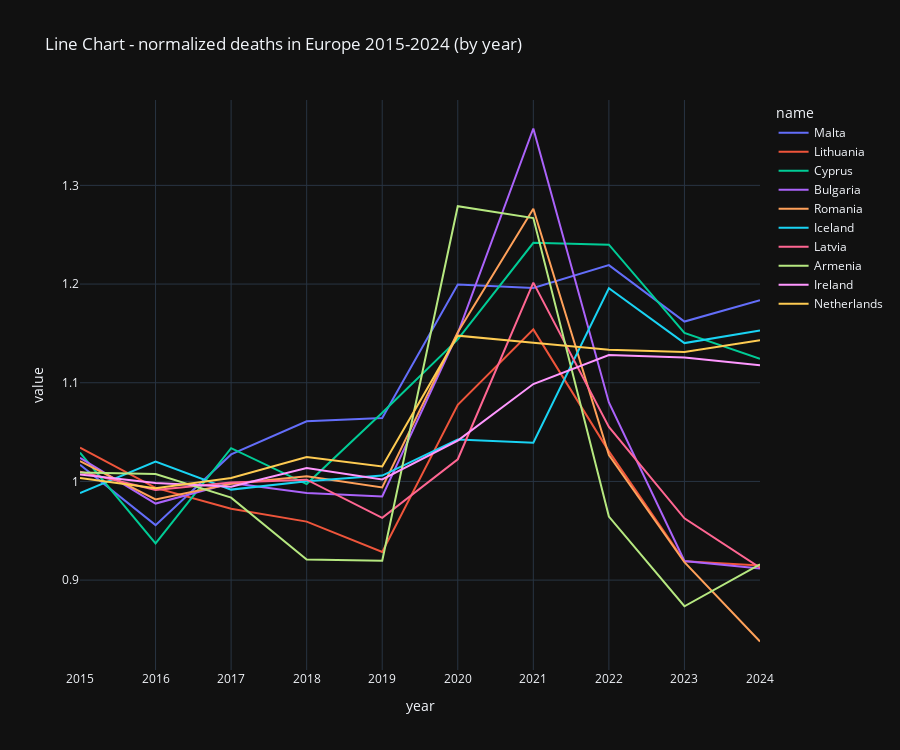

Source (notebook cell):
### Code cell
title = 'Line Chart - normalized deaths in Europe 2015-2024 (by year)'
display(MD(f'### {title}'))

subtitle = 'Only the top 5 values in 2024, and the bottom 5 values in 2024'
display(MD(f'#### {subtitle}'))

temp = cd[(cd['source']=='deaths') & (cd['filter']=='TOTAL') & (cd['value_type']=='normalized')]

head2024 = temp[(temp['year']==2024)].sort_values(by='value', ascending=False).head(5)
tail2024 = temp[(temp['year']==2024)].sort_values(by='value', ascending=False).tail(5)


temp = temp[
    (temp['name'].isin(head2024.name))
    | (temp['name'].isin(tail2024.name))
    ]


temp = temp.sort_values(by='value', ascending=True)
temp = temp.sort_values(by='year', ascending=True)

fig = px.line(
    temp,
    x='year',
    y='value',
    color='name',
    height=750 ,
    hover_data={
        'name', 'abbr', 'value'
    },
    title=title
    )
fig.update_layout(template="plotly_dark")

### Figure 1 — Plotly figure (JSON) as saved in the notebook; plotly's stock layout.template omitted (floating-point values rounded to 4 significant figures)
{"data": [{"customdata": [["Malta", "MT"], ["Malta", "MT"], ["Malta", "MT"], ["Malta", "MT"], ["Malta", "MT"], ["Malta", "MT"], ["Malta", "MT"], ["Malta", "MT"], ["Malta", "MT"], ["Malta", "MT"]], "hovertemplate": "name=%{customdata[0]}<br>year=%{x}<br>value=%{y}<br>abbr=%{customdata[1]}<extra></extra>", "legendgroup": "Malta", "line": {"color": "#636efa", "dash": "solid"}, "marker": {"symbol": "circle"}, "mode": "lines", "name": "Malta", "orientation": "v", "showlegend": true, "type": "scatter", "x": [2015, 2016, 2017, 2018, 2019, 2020, 2021, 2022, 2023, 2024], "xaxis": "x", "y": [1.017, 0.9557, 1.027, 1.061, 1.064, 1.2, 1.196, 1.219, 1.162, 1.184], "yaxis": "y"}, {"customdata": [["Lithuania", "LT"], ["Lithuania", "LT"], ["Lithuania", "LT"], ["Lithuania", "LT"], ["Lithuania", "LT"], ["Lithuania", "LT"], ["Lithuania", "LT"], ["Lithuania", "LT"], ["Lithuania", "LT"], ["Lithuania", "LT"]], "hovertemplate": "name=%{customdata[0]}<br>year=%{x}<br>value=%{y}<br>abbr=%{customdata[1]}<extra></extra>", "legendgroup": "Lithuania", "line": {"color": "#EF553B", "dash": "solid"}, "marker": {"symbol": "circle"}, "mode": "lines", "name": "Lithuania", "orientation": "v", "showlegend": true, "type": "scatter", "x": [2015, 2016, 2017, 2018, 2019, 2020, 2021, 2022, 2023, 2024], "xaxis": "x", "y": [1.034, 0.9935, 0.9724, 0.9593, 0.9284, 1.078, 1.154, 1.03, 0.9192, 0.9148], "yaxis": "y"}, {"customdata": [["Cyprus", "CY"], ["Cyprus", "CY"], ["Cyprus", "CY"], ["Cyprus", "CY"], ["Cyprus", "CY"], ["Cyprus", "CY"], ["Cyprus", "CY"], ["Cyprus", "CY"], ["Cyprus", "CY"], ["Cyprus", "CY"]], "hovertemplate": "name=%{customdata[0]}<br>year=%{x}<br>value=%{y}<br>abbr=%{customdata[1]}<extra></extra>", "legendgroup": "Cyprus", "line": {"color": "#00cc96", "dash": "solid"}, "marker": {"symbol": "circle"}, "mode": "lines", "name": "Cyprus", "orientation": "v", "showlegend": true, "type": "scatter", "x": [2015, 2016, 2017, 2018, 2019, 2020, 2021, 2022, 2023, 2024], "xaxis": "x", "y": [1.029, 0.9372, 1.034, 0.9974, 1.07, 1.144, 1.242, 1.24, 1.15, 1.124], "yaxis": "y"}, {"customdata": [["Bulgaria", "BG"], ["Bulgaria", "BG"], ["Bulgaria", "BG"], ["Bulgaria", "BG"], ["Bulgaria", "BG"], ["Bulgaria", "BG"], ["Bulgaria", "BG"], ["Bulgaria", "BG"], ["Bulgaria", "BG"], ["Bulgaria", "BG"]], "hovertemplate": "name=%{customdata[0]}<br>year=%{x}<br>value=%{y}<br>abbr=%{customdata[1]}<extra></extra>", "legendgroup": "Bulgaria", "line": {"color": "#ab63fa", "dash": "solid"}, "marker": {"symbol": "circle"}, "mode": "lines", "name": "Bulgaria", "orientation": "v", "showlegend": true, "type": "scatter", "x": [2015, 2016, 2017, 2018, 2019, 2020, 2021, 2022, 2023, 2024], "xaxis": "x", "y": [1.024, 0.9775, 0.9984, 0.9883, 0.9847, 1.15, 1.358, 1.08, 0.9193, 0.9117], "yaxis": "y"}, {"customdata": [["Romania", "RO"], ["Romania", "RO"], ["Romania", "RO"], ["Romania", "RO"], ["Romania", "RO"], ["Romania", "RO"], ["Romania", "RO"], ["Romania", "RO"], ["Romania", "RO"], ["Romania", "RO"]], "hovertemplate": "name=%{customdata[0]}<br>year=%{x}<br>value=%{y}<br>abbr=%{customdata[1]}<extra></extra>", "legendgroup": "Romania", "line": {"color": "#FFA15A", "dash": "solid"}, "marker": {"symbol": "circle"}, "mode": "lines", "name": "Romania", "orientation": "v", "showlegend": true, "type": "scatter", "x": [2015, 2016, 2017, 2018, 2019, 2020, 2021, 2022, 2023, 2024], "xaxis": "x", "y": [1.021, 0.9817, 0.9977, 1.005, 0.9939, 1.151, 1.276, 1.027, 0.9181, 0.8378], "yaxis": "y"}, {"customdata": [["Iceland", "IS"], ["Iceland", "IS"], ["Iceland", "IS"], ["Iceland", "IS"], ["Iceland", "IS"], ["Iceland", "IS"], ["Iceland", "IS"], ["Iceland", "IS"], ["Iceland", "IS"], ["Iceland", "IS"]], "hovertemplate": "name=%{customdata[0]}<br>year=%{x}<br>value=%{y}<br>abbr=%{customdata[1]}<extra></extra>", "legendgroup": "Iceland", "line": {"color": "#19d3f3", "dash": "solid"}, "marker": {"symbol": "circle"}, "mode": "lines", "name": "Iceland", "orientation": "v", "showlegend": true, "type": "scatter", "x": [2015, 2016, 2017, 2018, 2019, 2020, 2021, 2022, 2023, 2024], "xaxis": "x", "y": [0.9881, 1.02, 0.9917, 1.0, 1.006, 1.042, 1.039, 1.196, 1.14, 1.153], "yaxis": "y"}, {"customdata": [["Latvia", "LV"], ["Latvia", "LV"], ["Latvia", "LV"], ["Latvia", "LV"], ["Latvia", "LV"], ["Latvia", "LV"], ["Latvia", "LV"], ["Latvia", "LV"], ["Latvia", "LV"], ["Latvia", "LV"]], "hovertemplate": "name=%{customdata[0]}<br>year=%{x}<br>value=%{y}<br>abbr=%{customdata[1]}<extra></extra>", "legendgroup": "Latvia", "line": {"color": "#FF6692", "dash": "solid"}, "marker": {"symbol": "circle"}, "mode": "lines", "name": "Latvia", "orientation": "v", "showlegend": true, "type": "scatter", "x": [2015, 2016, 2017, 2018, 2019, 2020, 2021, 2022, 2023, 2024], "xaxis": "x", "y": [1.01, 0.9913, 0.9989, 1.002, 0.9631, 1.022, 1.201, 1.055, 0.9626, 0.9126], "yaxis": "y"}, {"customdata": [["Armenia", "AM"], ["Armenia", "AM"], ["Armenia", "AM"], ["Armenia", "AM"], ["Armenia", "AM"], ["Armenia", "AM"], ["Armenia", "AM"], ["Armenia", "AM"], ["Armenia", "AM"], ["Armenia", "AM"]], "hovertemplate": "name=%{customdata[0]}<br>year=%{x}<br>value=%{y}<br>abbr=%{customdata[1]}<extra></extra>", "legendgroup": "Armenia", "line": {"color": "#B6E880", "dash": "solid"}, "marker": {"symbol": "circle"}, "mode": "lines", "name": "Armenia", "orientation": "v", "showlegend": true, "type": "scatter", "x": [2015, 2016, 2017, 2018, 2019, 2020, 2021, 2022, 2023, 2024], "xaxis": "x", "y": [1.009, 1.007, 0.9835, 0.9209, 0.9196, 1.279, 1.267, 0.9644, 0.8735, 0.916], "yaxis": "y"}, {"customdata": [["Ireland", "IE"], ["Ireland", "IE"], ["Ireland", "IE"], ["Ireland", "IE"], ["Ireland", "IE"], ["Ireland", "IE"], ["Ireland", "IE"], ["Ireland", "IE"], ["Ireland", "IE"], ["Ireland", "IE"]], "hovertemplate": "name=%{customdata[0]}<br>year=%{x}<br>value=%{y}<br>abbr=%{customdata[1]}<extra></extra>", "legendgroup": "Ireland", "line": {"color": "#FF97FF", "dash": "solid"}, "marker": {"symbol": "circle"}, "mode": "lines", "name": "Ireland", "orientation": "v", "showlegend": true, "type": "scatter", "x": [2015, 2016, 2017, 2018, 2019, 2020, 2021, 2022, 2023, 2024], "xaxis": "x", "y": [1.007, 0.9984, 0.9946, 1.014, 1.002, 1.041, 1.099, 1.128, 1.126, 1.118], "yaxis": "y"}, {"customdata": [["Netherlands", "NL"], ["Netherlands", "NL"], ["Netherlands", "NL"], ["Netherlands", "NL"], ["Netherlands", "NL"], ["Netherlands", "NL"], ["Netherlands", "NL"], ["Netherlands", "NL"], ["Netherlands", "NL"], ["Netherlands", "NL"]], "hovertemplate": "name=%{customdata[0]}<br>year=%{x}<br>value=%{y}<br>abbr=%{customdata[1]}<extra></extra>", "legendgroup": "Netherlands", "line": {"color": "#FECB52", "dash": "solid"}, "marker": {"symbol": "circle"}, "mode": "lines", "name": "Netherlands", "orientation": "v", "showlegend": true, "type": "scatter", "x": [2015, 2016, 2017, 2018, 2019, 2020, 2021, 2022, 2023, 2024], "xaxis": "x", "y": [1.003, 0.9932, 1.003, 1.025, 1.015, 1.148, 1.14, 1.134, 1.131, 1.143], "yaxis": "y"}], "layout": {"height": 750, "legend": {"title": {"text": "name"}, "tracegroupgap": 0}, "title": {"text": "Line Chart - normalized deaths in Europe 2015-2024 (by year)"}, "xaxis": {"anchor": "y", "domain": [0, 1], "title": {"text": "year"}}, "yaxis": {"anchor": "x", "domain": [0, 1], "title": {"text": "value"}}}}
